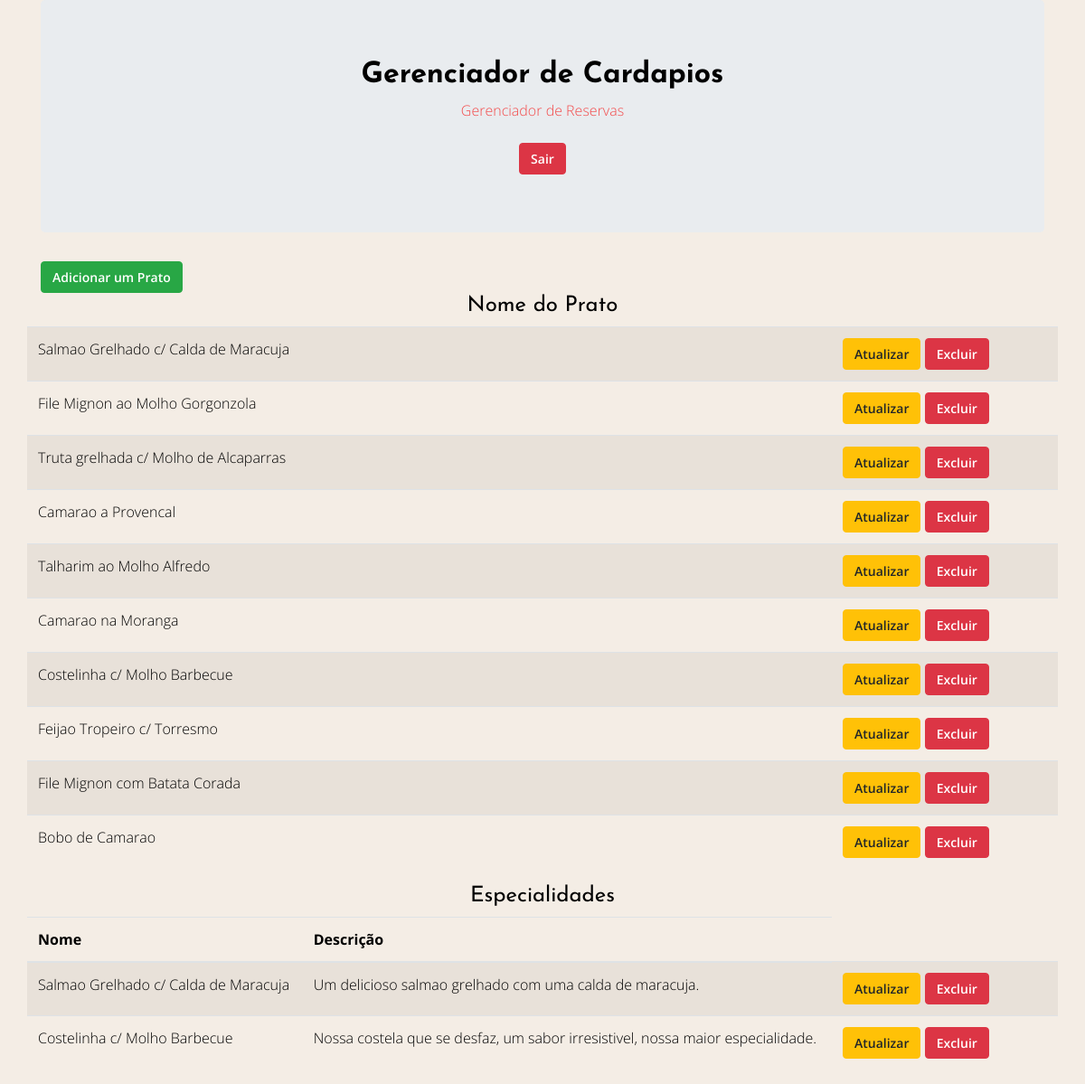
Screenshot of /admin/gerenciador/cardapio/index.php (signed in) with the database file from the repository.
### tables this page shows
CREATE TABLE `cardapios` (
  `id` int(11) NOT NULL,
  `prato` varchar(250) NOT NULL
);

CREATE TABLE `especialidades` (
  `id` int(11) NOT NULL,
  `especial` varchar(100) NOT NULL,
  `descricao` varchar(100) DEFAULT NULL
);

### admin/gerenciador/cardapio/index.php (the view, shortened to what this page needs)
<!DOCTYPE html>
<html lang="pt-br">
<head>
	<link rel="stylesheet" href="vendor/bootstrap/bootstrap.min.css">
    <link rel="stylesheet" href="vendor/select2/select2.min.css">
    <link rel="stylesheet" href="vendor/owlcarousel/owl.carousel.min.css">
    <link rel="stylesheet" href="https://cdn.rawgit.com/noelboss/featherlight/1.7.13/release/featherlight.min.css">
    <link rel="stylesheet" href="https://cdnjs.cloudflare.com/ajax/libs/tempusdominus-bootstrap-4/5.0.1/css/tempusdominus-bootstrap-4.min.css">
    <link rel="stylesheet" href="https://cdnjs.cloudflare.com/ajax/libs/font-awesome/5.8.1/css/brands.css">
    <link rel="stylesheet" href="https://cdn.linearicons.com/free/1.0.0/icon-font.min.css">
    <link rel="stylesheet" href="https://use.fontawesome.com/releases/v5.8.1/css/all.css">
    <link rel="stylesheet" href="css/style.min.css">
</head>
<body>
        <div class="container">
          <div class="jumbotron">
            <div class="text-center">
                <h2>Gerenciador de Cardapios</h2>
				<a href="../">Gerenciador de Reservas</a>
                <a class="btn btn-danger" href="logout.php">Sair</a>
            </div>
          </div>
            <a href="prato.php" class="btn btn-success">Adicionar um Prato</a>
            <div class="text-center">
            <h4>Nome do Prato</h4>
            </div>
            <div class="row">
                <table class="table table-striped">
                    <tbody>
                        <?php
                        $pdo = Banco::conectar();
                        $sql = 'SELECT * FROM cardapios';
                        foreach($pdo->query($sql)as $row)
                        {
                            echo '<td>'. $row['prato'] . '</td>';
                            echo '<td width=250>';
                            echo '<a class="btn btn-warning" href="update.php?id='.$row['id'].'">Atualizar</a>';
                            echo '<a class="btn btn-danger" href="delete.php?id='.$row['id'].'">Excluir</a>';
                            echo '</td>';
                        }
                        ?>
                    </tbody>
                </table>
            </div>
			<div class="text-center">
            <h4>Especialidades</h4>
            </div>
			<div class="row">
                <table class="table table-striped">
				    <thead>
                        <tr>
                            <th scope="col">Nome</th>
                            <th scope="col">Descrição</th>
                        </tr>
                    </thead>
                    <tbody>
                        <?php
						$sql = 'SELECT * FROM especialidades';
                        foreach($pdo->query($sql)as $row)
                        {
                            echo '<td>'. $row['especial'] . '</td>';
							echo '<td>'. $row['descricao'] . '</td>';
                            echo '<td width=250>';
                            echo '<a class="btn btn-warning" href="updateesp.php?id='.$row['id'].'">Atualizar</a>';
                            echo '<a class="btn btn-danger" href="delete.php?id='.$row['id'].'">Excluir</a>';
                            echo '</td>';
                        }
                        ?>
                    </tbody>
                </table>
            </div>
        </div>
</body>
</html>

### rows the page displays
cardapios: prato "Salmao Grelhado c/ Calda de Maracuja"
cardapios: prato "File Mignon ao Molho Gorgonzola"
cardapios: prato "Truta grelhada c/ Molho de Alcaparras"
cardapios: prato "Camarao a Provencal"
cardapios: prato "Talharim ao Molho Alfredo"
cardapios: prato "Camarao na Moranga"
cardapios: prato "Costelinha c/ Molho Barbecue"
cardapios: prato "Feijao Tropeiro c/ Torresmo"
cardapios: prato "File Mignon com Batata Corada"
cardapios: prato "Bobo de Camarao"
especialidades: especial "Salmao Grelhado c/ Calda de Maracuja", descricao "Um delicioso salmao grelhado com uma calda de maracuja."
especialidades: especial "Costelinha c/ Molho Barbecue", descricao "Nossa costela que se desfaz, um sabor irresistivel, nossa maior especialidade."
